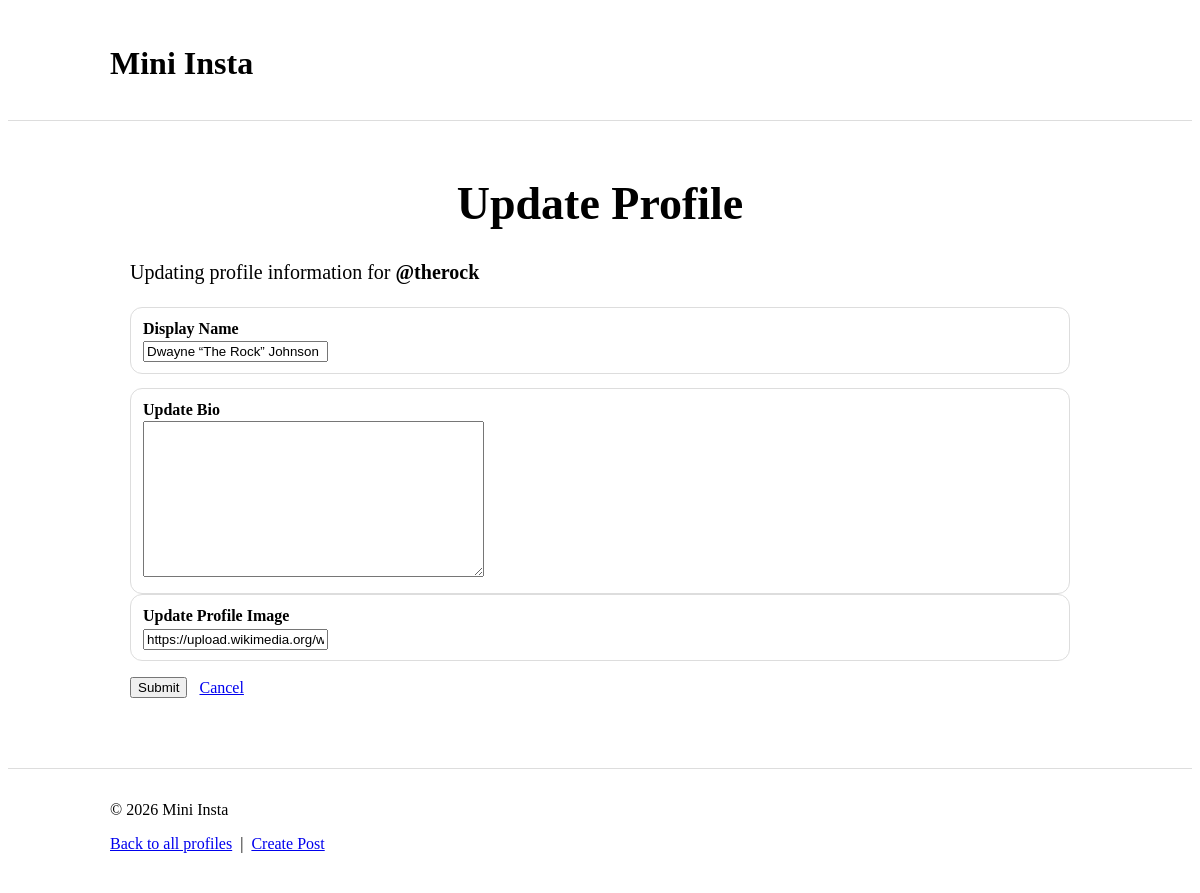
Before: /mini_insta/profile/5/update with the older database file.
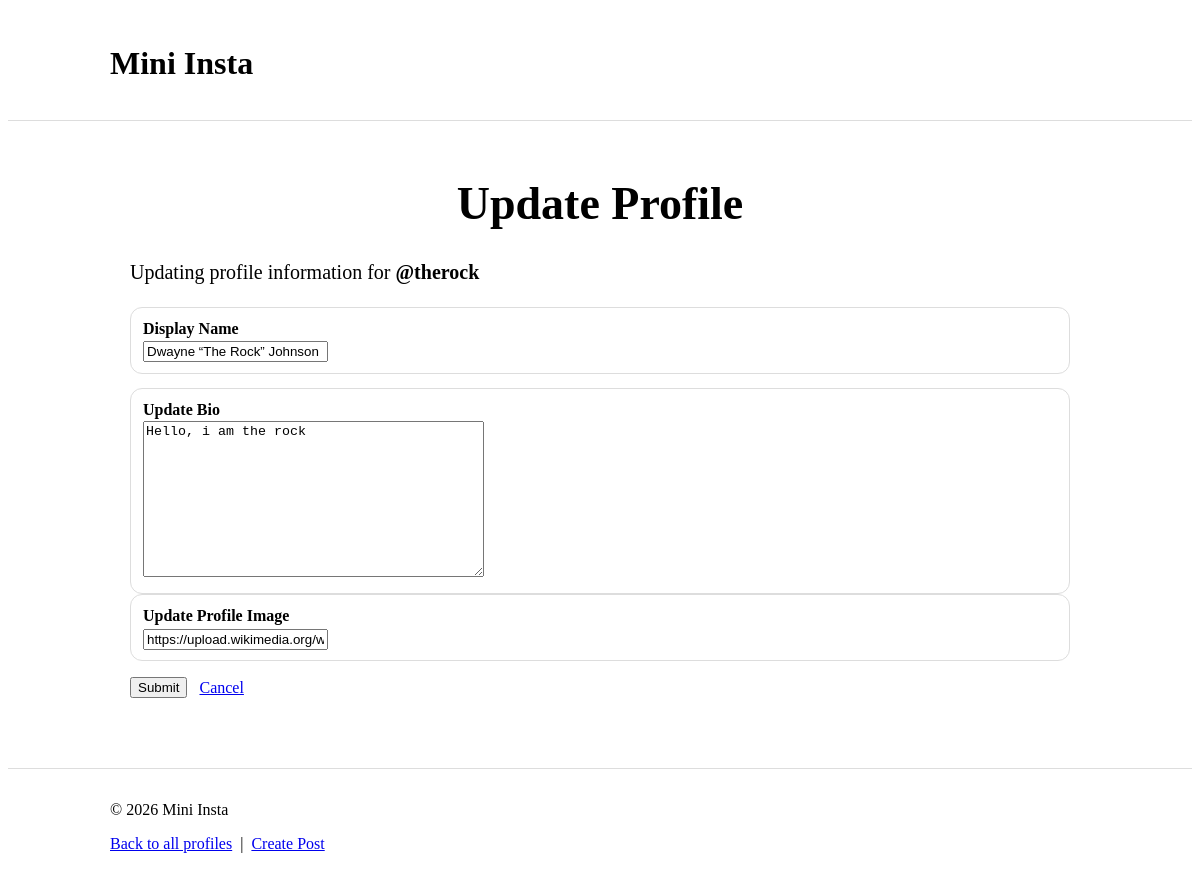
After: the same page with the newer database file.
### mini_insta/models.py (models this page shows, shortened)
class Profile(models.Model):
    username = models.CharField(blank=False)
    display_name = models.CharField(blank=False)
    profile_image_url = models.URLField(blank=True)
    bio_text = models.TextField(blank=True)
    join_date = models.DateField(auto_now=True)

### mini_insta/views.py (the view)
# urls.py: path("profile/<int:pk>/update", UpdateProfileView.as_view(), name="update_profile")
class UpdateProfileView(UpdateView):
    model = Profile
    form_class = UpdateProfileForm
    template_name = "mini_insta/update_profile_form.html"

### mini_insta/forms.py
class UpdateProfileForm(forms.ModelForm):
    class Meta:
        model = Profile
        fields = ['display_name', 'profile_image_url', 'bio_text']

### mini_insta/templates/mini_insta/update_profile_form.html (shortened to what this page needs)
{% extends "mini_insta/base.html" %}
{% block content %}
<div class="profile-page">
  <h1 class="name">Update Profile</h1>
  <div class="bio">
    Updating profile information for <strong>@{{ profile.username }}</strong>
  </div>
  <div class="posts-area">
    <form method="post" action="{% url 'mini_insta:update_profile' profile.pk %}"
    enctype="multipart/form-data">
      <div class="post-card">
        <div class="post-caption">
          <label for="{{ form.display_name.id_for_label }}"><strong>Display Name</strong></label><br>
          {{ form.display_name }}
        </div>
      </div>
      <div class="post-card" style="margin-top: 14px;">
        <div class="post-caption">
          <label for="{{ form.bio_text.id_for_label }}"><strong>Update Bio</strong></label><br>
          {{ form.bio_text }}
        </div>
      </div>
      <div class="post-card">
        <div class="post-caption">
            <label for="{{ form.profile_image_url.id_for_label }}"><strong>Update Profile Image</strong></label><br>
            {{ form.profile_image_url }}
        </div>
      </div>
      <div class="posts-area" style="margin-top: 16px; display: flex; gap: 12px; align-items: center;">
        <button type="submit">Submit</button>
        <a href="{% url 'mini_insta:show_profile' profile.pk %}">Cancel</a>
      </div>
    </form>
  </div>
</div>
{% endblock %}

Changed rows visible on the page:
changed Profile "therock": bio_text (not shown) → "Hello, i am the rock"
